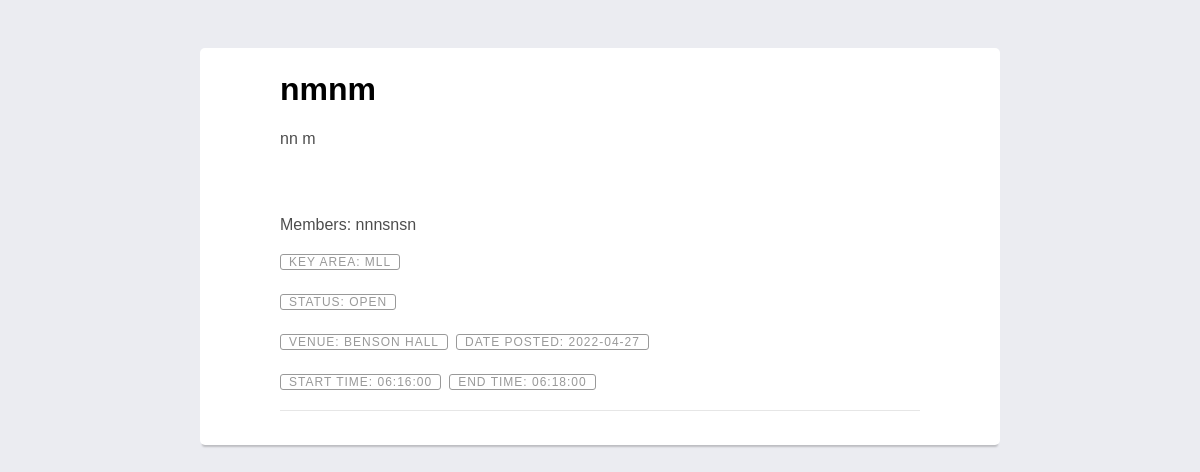
/home/list/index.php?indexid=12, run on the app's committed database.
### tables this page shows
CREATE TABLE IF NOT EXISTS `decisions` (
  `id` int(11) NOT NULL AUTO_INCREMENT,
  `title` varchar(100) NOT NULL,
  `minute` varchar(400) NOT NULL,
  `keyarea` varchar(100) NOT NULL,
  `starttime` time NOT NULL,
  `endtime` time NOT NULL,
  `date` date NOT NULL,
  `status` varchar(20) NOT NULL,
  `members` varchar(400) NOT NULL,
  `venue` varchar(50) NOT NULL,
  PRIMARY KEY (`id`)
);

### home/list/index.php (the view, shortened to what this page needs)
<?php
include 'connect.php';
$id = $_GET['indexid'];
$sql = "SELECT * FROM decisions where id='$id' ";
$result = mysqli_query($con,$sql);
if($result){
while($row = mysqli_fetch_assoc($result)){
  $title =$row['title'];
  $minute =$row['minute'];
  $venue =$row['venue'];
  $status =$row['status'];
        $date =$row['date'];
        $keyarea =$row['keyarea'];
        $starttime =$row['starttime'];
        $endtime =$row['endtime'];
        $members =$row['members'];
}
}
           ?>
           <!DOCTYPE html>
<html lang="en" >
<head>
<link rel="stylesheet" href="https://cdnjs.cloudflare.com/ajax/libs/normalize/5.0.0/normalize.min.css">
<link rel="stylesheet" href="./style.css">
</head>
<body>
<div class="blog-container">
  <div class="blog-header">
    <div class="blog-author--no-cover">
    </div>
  </div>
  <div class="blog-body">
    <div class="blog-title">
      <h1><?php echo $title; ?></h1>
    </div>
    <div class="blog-summary">
      <p><?php echo $minute; ?></p>
    </div>
    <br>
    <br>
    <div class="blog-summary">
      <p>Members: <?php echo $members; ?></p>
    </div>
    <div class="blog-tags">
    <ul>
        <li><a href="#">Key Area:   <?php echo $keyarea; ?></a></li>
      </ul>
    <ul>
        <li><a href="#">Status:   <?php echo $status; ?></a></li>
      </ul>
      <ul>
        <li><a href="#">Venue:   <?php echo $venue; ?></a></li>
        <li><a href="#">Date Posted:   <?php echo $date; ?></a></li>
      </ul>
      <ul>
        <li><a href="#">Start Time:   <?php echo $starttime ?></a></li>
        <li><a href="#">End Time:   <?php echo $endtime; ?></a></li>
      </ul>
    </div>
  </div>
  <div class="blog-footer">
  </div>
</div>
</body>
</html>

### home/list/style.css (style rules this page uses)
body { background: #ebecf1; box-sizing: border-box; }
.blog-container { background: #fff; border-radius: 5px; box-shadow: rgba(0, 0, 0, 0.2) 0 4px 2px -2px; font-family: "adelle-sans", sans-serif; font-weight: 100; margin: 48px auto; width: 20rem; }
@media screen and (min-width: 480px) { .blog-container { width: 28rem; } }
@media screen and (min-width: 767px) { .blog-container { width: 40rem; } }
@media screen and (min-width: 959px) { .blog-container { width: 50rem; } }
.blog-container a { color: #4d4dff; text-decoration: none; transition: 0.25s ease; }
.blog-author, .blog-author--no-cover { margin: 0 auto; padding-top: 0.125rem; width: 80%; }
.blog-body { margin: 0 auto; width: 80%; }
.blog-summary p { color: #4d4d4d; }
.blog-tags ul { display: flex; flex-direction: row; flex-wrap: wrap; list-style: none; padding-left: 0; }
.blog-tags li + li { margin-left: 0.5rem; }
.blog-tags a { border: 1px solid #999999; border-radius: 3px; color: #999999; font-size: 0.75rem; height: 1.5rem; line-height: 1.5rem; letter-spacing: 1px; padding: 0 0.5rem; text-align: center; text-transform: uppercase; white-space: nowrap; width: 5rem; }
.blog-footer { border-top: 1px solid #e6e6e6; margin: 0 auto; padding-bottom: 0.125rem; width: 80%; }

### data on the page
decisions: title "nmnm", minute "nn m", members "nnnsnsn", keyarea "MLL", status "OPEN", venue "BENSON HALL", date "2022-04-27", starttime "06:16:00", endtime "06:18:00"
